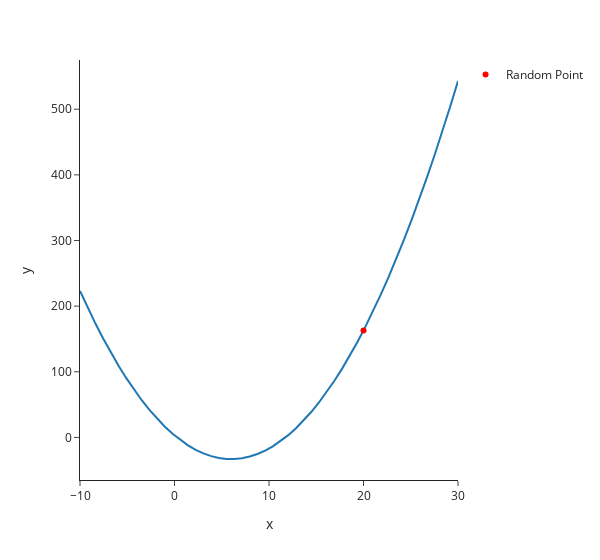

Notebook cell for this chart:
### Markdown cell above
First, let's walk through an example. Consider the function $f(x)$:

$$f(x) = x^2 - 12x + 3$$

$f$ is a degree-2 polynomial, and has the shape of a parabola. To plot a graph of $f$, we could use the following code:

### Code cell
def f(x):
    return x**2 - 12 * x + 3

xs = np.linspace(-10, 30)
ys = f(xs)

fig = px.line(x=xs, y=ys, width=600, template='simple_white')
fig.add_trace(go.Scatter(x=[20], y=[163], mode='markers', marker=dict(color='red'), name='Random Point'))

### Figure 1 — Plotly figure (JSON) as saved in the notebook; plotly's stock layout.template omitted (floating-point values rounded to 4 significant figures)
{"data": [{"hovertemplate": "x=%{x}<br>y=%{y}<extra></extra>", "legendgroup": "", "line": {"color": "#1F77B4", "dash": "solid"}, "marker": {"symbol": "circle"}, "mode": "lines", "name": "", "orientation": "v", "showlegend": false, "type": "scatter", "x": [-10, -9.184, -8.367, -7.551, -6.735, -5.918, -5.102, -4.286, -3.469, -2.653, -1.837, -1.02, -0.2041, 0.6122, 1.429, 2.245, 3.061, 3.878, 4.694, 5.51, 6.327, 7.143, 7.959, 8.776, 9.592, 10.41, 11.22, 12.04, 12.86, 13.67, 14.49, 15.31, 16.12, 16.94, 17.76, 18.57, 19.39, 20.2, 21.02, 21.84, 22.65, 23.47, 24.29, 25.1, 25.92, 26.73, 27.55, 28.37, 29.18, 30], "xaxis": "x", "y": [223, 197.5, 173.4, 150.6, 129.2, 109.0, 90.26, 72.8, 56.67, 41.88, 28.41, 16.29, 5.491, -3.972, -12.1, -18.9, -24.36, -28.5, -31.29, -32.76, -32.89, -31.69, -29.16, -25.3, -20.1, -13.57, -5.705, 3.491, 14.02, 25.88, 39.08, 53.6, 69.46, 86.66, 105.2, 125.0, 146.2, 168.8, 192.6, 217.8, 244.3, 272.2, 301.4, 331.9, 363.7, 396.9, 431.4, 467.3, 504.5, 543], "yaxis": "y"}, {"marker": {"color": "red"}, "mode": "markers", "name": "Random Point", "type": "scatter", "x": [20], "y": [163]}], "layout": {"legend": {"tracegroupgap": 0}, "margin": {"t": 60}, "width": 600, "xaxis": {"anchor": "y", "domain": [0, 1], "title": {"text": "x"}}, "yaxis": {"anchor": "x", "domain": [0, 1], "title": {"text": "y"}}}}
